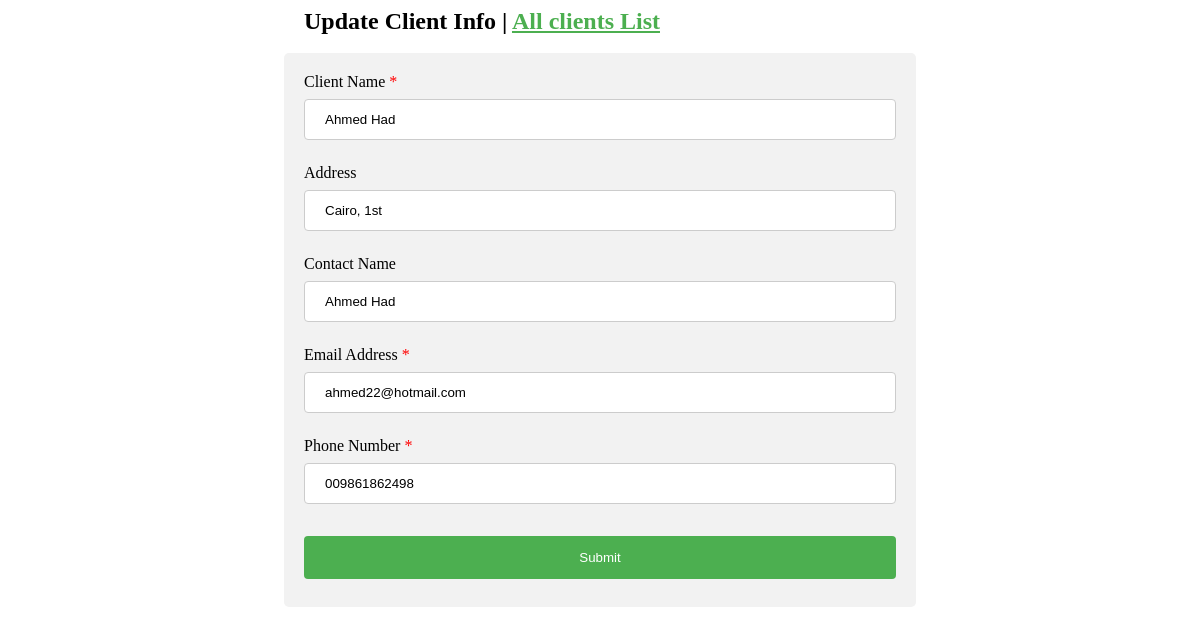
Page /client/edit/2 on the committed database.
### python_test/models.py (models this page shows, shortened)
class Client(models.Model):
    client_name = models.CharField(max_length=255, unique=True)
    email = models.EmailField(max_length=100)
    contact_name = models.CharField(max_length=500, blank=True, null=True)
    address = models.CharField(max_length=500, blank=True, null=True)
    phone_number = models.CharField(max_length=30)
    created_at = models.DateTimeField(auto_now_add=True, auto_now=False)
    updated_at = models.DateTimeField(auto_now_add=False, auto_now=True)
    class Meta:
        db_table = "client"

### python_test/views.py (the view, shortened to what this page needs)
# urls.py: url(r'^client/edit/(?P<client_id>[\w-]+)$', edit, name="edit"),
def edit(request, client_id):
    data = {}
    try:
        client = Client.objects.get(pk=client_id)
        data['client'] = client
        data['action'] = 'edit'
        return render(request, 'create.html', data)
    except Client.DoesNotExist:
        return redirect('/client/create')

### python_test/templates/create.html (shortened to what this page needs)
<!DOCTYPE html>
<html>
  <head>
  </head>
  <body>
    <h2>
      {% if action == 'edit' %}
        Update Client Info
      {% else %}
        Create new Client
      {% endif %}
      | <a href="/client">All clients List</a>
    </h2>
    <br/>
    <div id="create-client-area">
      <form method="post" action="{% if action == 'edit' %}/client/edit/{{client.id}}{% else %}create{% endif %}">
        <div class="input-area">
          <label for="client_name">Client Name <span>*</span></label>
          <input value="{{client.client_name}}" type="text" id="client_name" name="client_name" placeholder="Enter Client Name...">
        </div>
        <div class="input-area">
          <label for="address">Address</label>
          <input value="{{client.address}}" type="text" id="address" name="address" placeholder="Enter Full Address...">
        </div>
        <div class="input-area">
          <label for="contact_name">Contact Name</label>
          <input value="{{client.contact_name}}" type="text" id="contact_name" name="contact_name" placeholder="Enter Contact Name...">
        </div>
        <div class="input-area">
          <label for="email">Email Address <span>*</span></label>
          <input value="{{client.email}}" type="text" id="email" name="email" placeholder="Enter Email Address...">
        </div>
        <div class="input-area">
          <label for="phone_number">Phone Number <span>*</span></label>
          <input value="{{client.phone_number}}" type="text" id="phone_number" name="phone_number" placeholder="Enter Phone Number...">
        </div>
        <input type="submit" value="Submit">
      </form>
    </div>
  </body>
</html>

### python_test/templates/create.html (style rules this page uses)
#create-client-area { border-radius: 5px; background-color: #f2f2f2; padding: 20px; }
a { color: #4CAF50; }
#create-client-area, h2 { width: 50%; margin: auto; }
.input-area { margin-bottom: 16px; }
input[type=text] { width: 100%; padding: 12px 20px; margin: 8px 0; display: inline-block; border: 1px solid #ccc; border-radius: 4px; box-sizing: border-box; }
input[type=submit] { width: 100%; background-color: #4CAF50; color: white; padding: 14px 20px; margin: 8px 0; border: none; border-radius: 4px; cursor: pointer; }
label > span { color: red; }

### rows in the picture
Client: client_name "Ahmed Had", address "Cairo, 1st", contact_name "Ahmed Had", email "ahmed22@hotmail.com", phone_number "009861862498"
